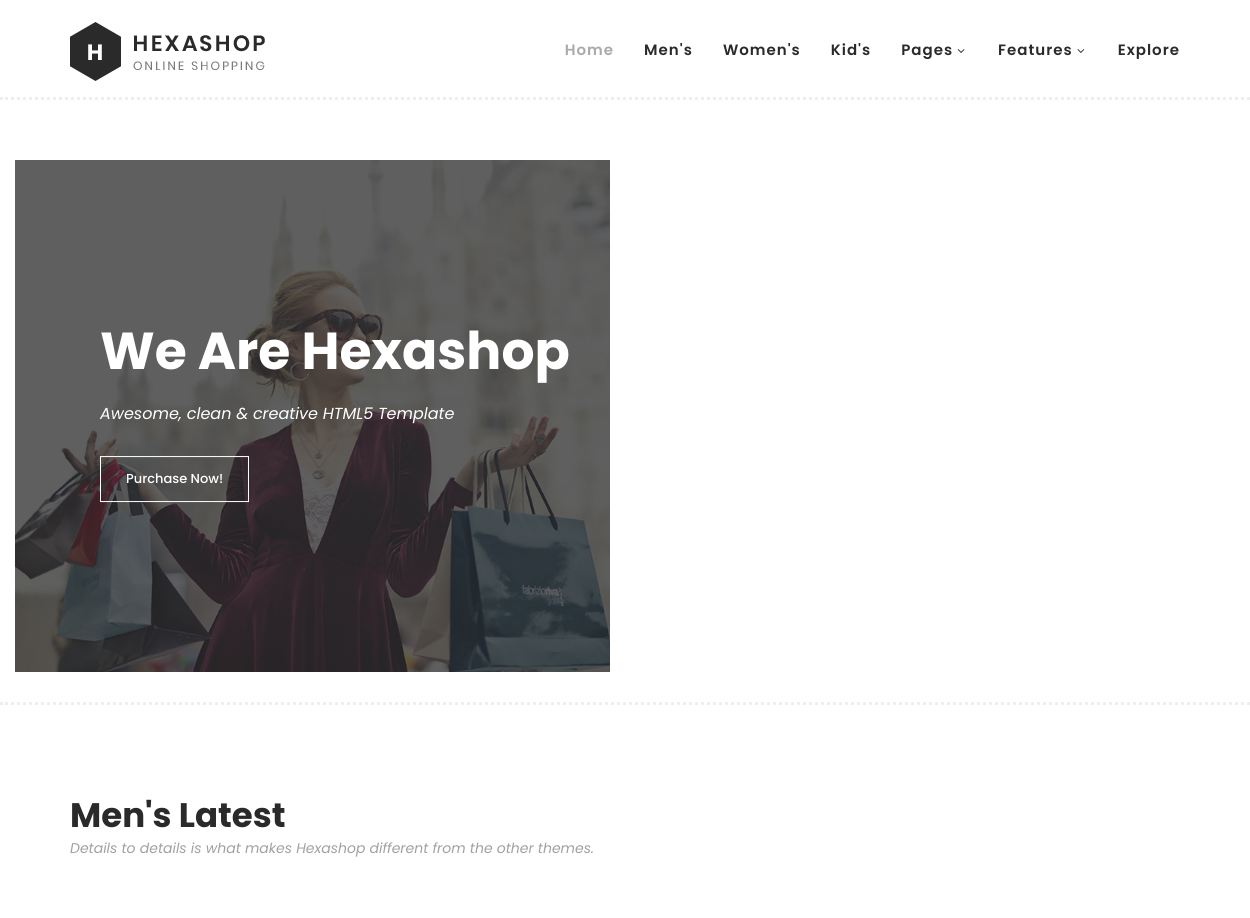
The app's page / (upper part), older data.
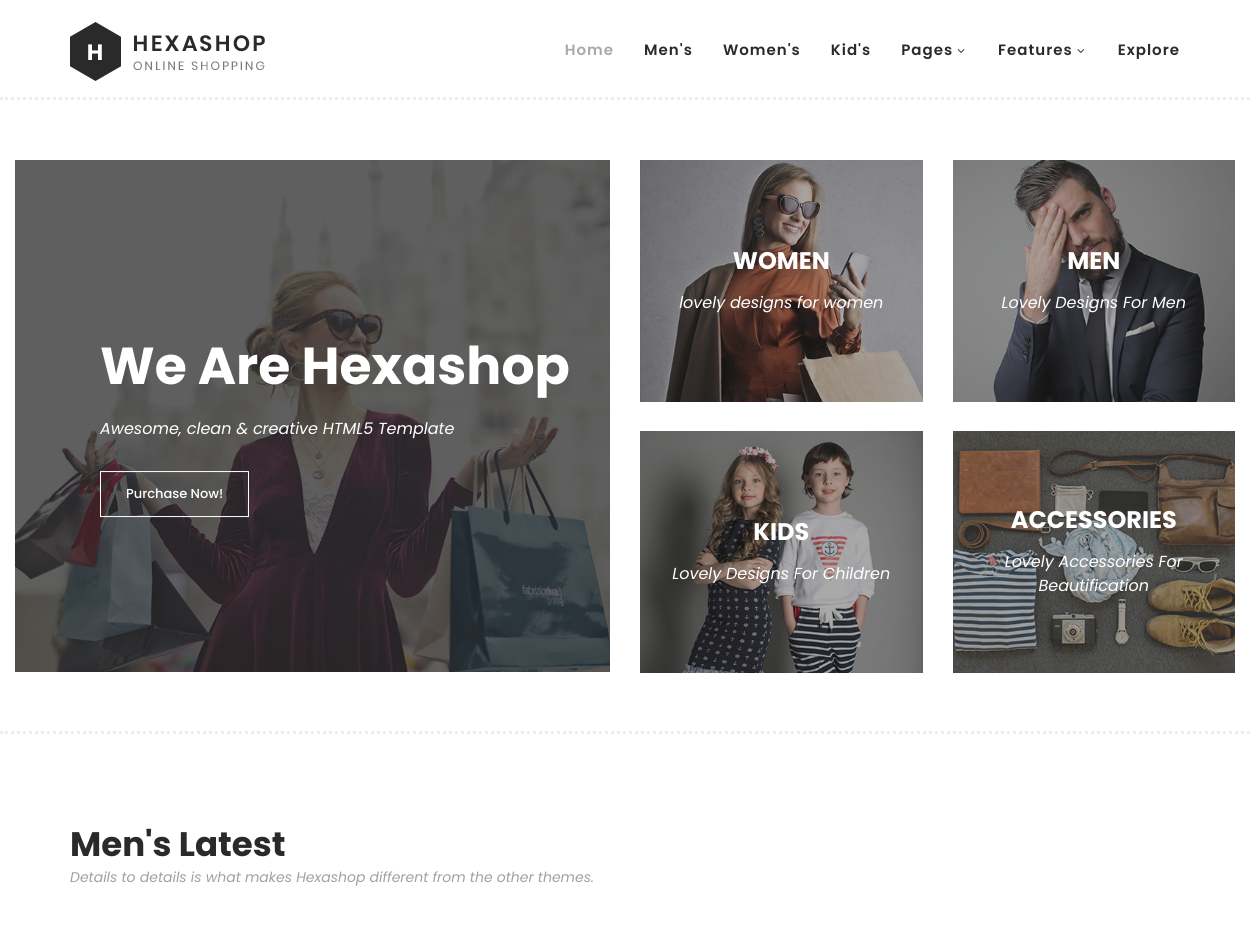
The same page, newer data.
### money/models.py (models this page shows, shortened)
class Category(models.Model):
    name = models.CharField(max_length=100)
    description = models.TextField()
    image = models.ImageField(upload_to="category_images")
    class Meta:
      verbose_name_plural = "Categories"

### money/views.py (the view)
# urls.py: path("", home_page, name="home"),
def home_page(request):
    all_categories  = Category.objects.all()
    context = {
        "all_categories": all_categories
    }
    return render(request, "money/index.html",context)

### money/templates/money/index.html (shortened to what this page needs)
{% load static %}
<!DOCTYPE html>
<html lang="en">
  <head>
    <link rel="stylesheet" type="text/css" href="{% static 'money/assets/css/bootstrap.min.css' %}">
    <link rel="stylesheet" type="text/css" href="{% static 'money/assets/css/font-awesome.css' %}">
    <link rel="stylesheet" href="{% static 'money/assets/css/templatemo-hexashop.css' %}">
    <link rel="stylesheet" href="{% static 'money/assets/css/owl-carousel.css' %}">
    <link rel="stylesheet" href="{% static 'money/assets/css/lightbox.css' %}">
    </head>
    <body>
    <header class="header-area header-sticky">
        <div class="container">
            <div class="row">
                <div class="col-12">
                    <nav class="main-nav">
                        <a href="money/index.html" class="logo">
                            <img src="{% static 'money/assets/images/logo.png' %}">
                        </a>
                        <ul class="nav">
                            <li class="scroll-to-section"><a href="#top" class="active">Home</a></li>
                            <li class="scroll-to-section"><a href="#men">Men's</a></li>
                            <li class="scroll-to-section"><a href="#women">Women's</a></li>
                            <li class="scroll-to-section"><a href="#kids">Kid's</a></li>
                            <li class="submenu">
                                <a href="javascript:;">Pages</a>
                            </li>
                            <li class="submenu">
                                <a href="javascript:;">Features</a>
                            </li>
                            <li class="scroll-to-section"><a href="#explore">Explore</a></li>
                        </ul>
                    </nav>
                </div>
            </div>
        </div>
    </header>
    <div class="main-banner" id="top">
        <div class="container-fluid">
            <div class="row">
                <div class="col-lg-6">
                    <div class="left-content">
                        <div class="thumb">
                            <div class="inner-content">
                                <h4>We Are Hexashop</h4>
                                <span>Awesome, clean &amp; creative HTML5 Template</span>
                                <div class="main-border-button">
                                    <a href="#">Purchase Now!</a>
                                </div>
                            </div>
                            <img src="{% static 'money/assets/images/left-banner-image.jpg' %}" alt="">
                        </div>
                    </div>
                </div>
                <div class="col-lg-6">
                    <div class="right-content">
                        <div class="row">
                            {% for category in all_categories %}
                            <div class="col-lg-6">
                                <div class="right-first-image">
                                    <div class="thumb">
                                        <div class="inner-content">
                                            <h4>{{category.name}}</h4>
                                            <span>{{category.description}}</span>
                                        </div>
                                        <img src="{{ category.image.url}}">
                                    </div>
                                </div>
                            </div>
                            {% endfor %}
                        </div>
                    </div>
                </div>
            </div>
        </div>
    </div>
    <section class="section" id="men">
        <div class="container">
            <div class="row">
                <div class="col-lg-6">
                    <div class="section-heading">
                        <h2>Men's Latest</h2>
                        <span>Details to details is what makes Hexashop different from the other themes.</span>
                    </div>
                </div>
            </div>
        </div>
    </section>
  </body>
</html>

Row changes from the older to the newer data that the page shows:
added Category: name "WOMEN", description "lovely designs for women", image (picture)
added Category: name "MEN", description "Lovely Designs For Men", image (picture)
added Category: name "KIDS", description "Lovely Designs For Children", image (picture)
added Category: name "ACCESSORIES", description "Lovely Accessories For Beautification", image (picture)
